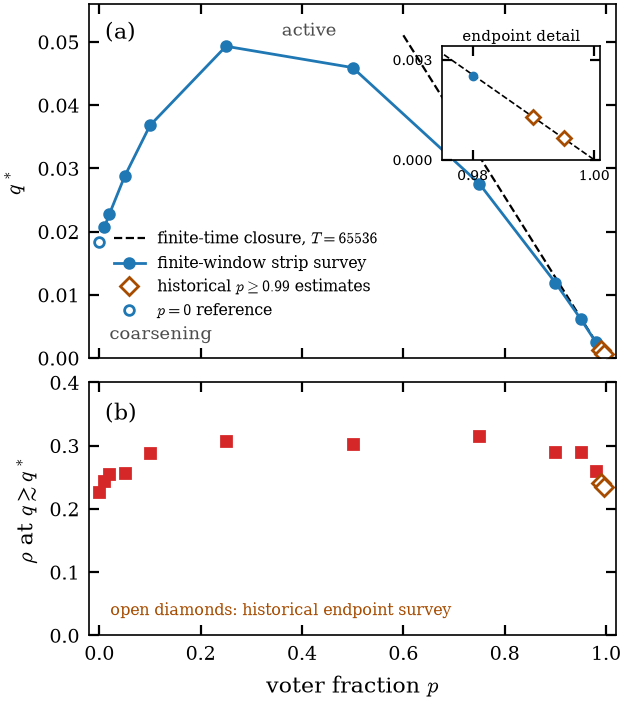

Here is the Python script that generated this plot:
"""Fig. phase: (a) transition line q*(p) at alpha = 1/2 from strip fronts, with the voter-point theory
q* = c alpha (1 - p); (b) interface density of the active phase just above q*."""
import glob
import os
os.environ.setdefault('MPLCONFIGDIR', '/tmp/dn-v3-matplotlib')

import matplotlib.pyplot as plt
import numpy as np

from pathlib import Path
from common import COL, RUNS, ROOT, FIGDATA, QSTAR05, REFERENCE_PATH, label, save
from campaign.v2.analysis.io import read_timeseries, write_csv, write_json
from campaign.v3.analysis.film_endpoint import provenance
from campaign.v2.analysis.stats import window_mean, mean_summary
from campaign.v2.analysis.bulk import extend_absorbed
import fronts_util as fu

d = fu.load(["E1_front", "E4_voter", "E9_alpha", "E12_phase"])
pts = []
for p in sorted({k[0] for k in d if k[0] >= 0}):
    q, v, se, n = fu.curve(d, p, 0.5)
    if len(q) < 3:
        continue
    qs, sl = fu.crossing(q, v)
    if np.isfinite(qs):
        pts.append((p, qs, qs * sl))
pts = [pt for pt in pts if pt[0] != 0.99]
# p >= 0.99: strips run to 4 t_x (1.2e6 and 1.6e6 steps), velocities for t >= t_x, 4 seeds (campaign/strip_p099,
# 2026-10-31); from 1e5-step runs the crossings were 0.00128 and 0.00062
pts.append((0.99, 0.001282, 0.045))
pts.append((0.995, 0.00064, 0.03))
pts = [(p, QSTAR05 if p == .5 else q, slope) for p, q, slope in pts]
pts = np.array(sorted(pts))
for p, qs, red in pts:
    print(f"p={p:<6g} q*={qs:.6f}  q* dv/dq={red:.3f}  c={qs / (0.5 * (1 - p)) if p < 1 else np.nan:.3f}")


def plateau(path, tmin):
    meta, rows = read_timeseries(path)
    if not meta['done']:
        raise ValueError(f'Incomplete broad-survey ensemble: {path}')
    end = max(meta['T'], meta.get('t_end', meta['T']))
    if meta['absorbed']:
        rows = extend_absorbed(rows, end)
    value = window_mean(rows[:,0], rows[:,2], tmin, end)
    if not np.isfinite(value):
        raise ValueError(f'Incomplete averaging window: {path}')
    return dict(path=str(Path(path).resolve()), p=meta['p'], q=meta['q'],
                L=meta['Lx'], seed=meta['seed'], start=tmin, end=end,
                absorbed=meta['absorbed'], rho_mean=value,
                last_over_first=float(rows[-1,2]/np.interp(tmin,rows[:,0],rows[:,2])))


# rho just above q*: (p, experiment, name glob, tmin); the lowest q/q* whose runs stay stationary
STRIPS = os.path.join(os.path.dirname(os.path.dirname(RUNS)), "campaign", "strip_p099", "bulk")
PLATEAU = [(0.0, "E2_bulk", "a0.5_j2_q0.0185_L*_s*.txt", 1e4),
           (0.01, "E12_phase_bulk", "p0.01_a0.5_j2_q0.021_L2048_s*.txt", 2e4),
           (0.02, "E12_phase_bulk", "p0.02_a0.5_j2_q0.02332_L2048_s*.txt", 2e4),
           (0.05, "E12_phase_bulk", "p0.05_a0.5_j2_q0.029_L2048_s*.txt", 2e4),
           (0.1, "E12_phase_bulk", "p0.1_a0.5_j2_q0.037904_L2048_s*.txt", 2e4),
           (0.25, "E12_phase_bulk", "p0.25_a0.5_j2_q0.05047_L2048_s*.txt", 2e4),
           (0.5, "E13_bulk05", "p0.5_a0.5_j2_q0.046359_L2048_s*.txt", 2e4),
           (0.75, "E4_voter_bulk", "p0.75_a0.5_j2_q0.0286_L*_s*.txt", 2e4),
           (0.9, "E4_voter_bulk", "p0.9_a0.5_j2_q0.0122_L*_s*.txt", 2e4),
           (0.95, "E4_voter_bulk", "p0.95_a0.5_j2_q0.0065_L*_s*.txt", 2e4),
           (0.98, "E6_long", "p0.98_a0.5_j2_q0.0025704_L2048_s*.txt", 2e5),
           (0.99, None, [("E6_long", "p0.99_a0.5_j2_q0.0012827_L2048_s*.txt"),
                   (STRIPS, "p0.99_a0.5_j2_q0.00128_L2048_s*.txt")], 2e5),
           (0.995, None, [("E6_long_p995", "p0.995_a0.5_j2_q0.0006417_L2048_s*.txt"),
                    (STRIPS, "p0.995_a0.5_j2_q0.00064_L2048_s*.txt")], 2e5)]
# STRIPS: the bulk runs of campaign/strip_p099 (L 2048, seeds 3-4, to 1.2e6 / 1.5e6 steps), at the Table I thresholds
rp = []
run_records = []
summary_records = []
for p, exp, pat, tmin in PLATEAU:
    pairs = pat if isinstance(pat, list) else [(exp, pat)]
    files = sorted(f for e, pa in pairs for f in glob.glob(os.path.join(RUNS, e, "out", pa)))
    # The broad-survey table declares L>=2048; size selection is fixed and
    # independent of activity or whether a trajectory reaches consensus.
    files = [f for f in files if read_timeseries(f)[0]['Lx'] >= 2048]
    if not files:
        print("missing", exp, pat)
        continue
    vals = [plateau(f, tmin) for f in files]
    stats = mean_summary([v['rho_mean'] for v in vals], boot=0)
    rp.append((p, stats['mean'], stats['sem'], len(vals)))
    run_records.extend(vals)
    summary_records.append(dict(p=p, historical_endpoint=p>=.99, **stats, q_values=';'.join(str(q) for q in sorted({v['q'] for v in vals})),
                                L_values=';'.join(str(L) for L in sorted({v['L'] for v in vals}))))
    print(f"p={p}: rho_+ = {rp[-1][1]:.4f} from {len(vals)} runs ({exp}); drift last/first {np.mean([v['last_over_first'] for v in vals]):.3f}")
rp = np.array(rp)
result_dir = Path(ROOT)/'campaign/v3/results/phase'
result_dir.mkdir(parents=True, exist_ok=True)
write_csv(result_dir/'runs.csv', run_records)
write_csv(result_dir/'summary.csv', summary_records)
write_csv(result_dir/'front_thresholds.csv', [dict(p=float(p), qstar=float(q),
    historical_endpoint=bool(p>=.99), additional_absorbing_states=bool(p==0)) for p,q,_ in pts])
write_json(result_dir/'analysis.json', dict(
    averaging='Trapezoidal per-run time means, equal independent-run weights; no activity filter',
    uncertainty='One standard error over runs; broad-survey descriptive summaries, not limiting jumps',
    sizes='L>=2048 as declared in the broad parameter table',
    windows='Declared per-point starts to actual complete horizons; exact absorbing state extended to planned T',
    display='Open orange diamonds mark historical p>=0.99 estimates in both panels; these points are excluded from the connected survey line. Endpoint inset repeats the same data.',
    figure_sources=provenance([Path(__file__),Path(__file__).with_name('fronts_util.py'),
                              Path(__file__).with_name('common.py')]),
    inputs=provenance([Path(v['path']) for v in run_records]),
    plotted_front_thresholds=[dict(p=float(p),qstar=float(q)) for p,q,_ in pts],
    front_inputs=provenance([Path(FIGDATA)/(name+'_fronts.csv') for name in
                            ('E1_front','E4_voter','E9_alpha','E12_phase')]+[Path(REFERENCE_PATH)]),
    legacy_near_voter=dict(points={'.99':.001282,'.995':.00064},
                           interpretation='Earlier nominal finite-window estimates; not recomputed by this figure',
                           inputs=provenance([Path(ROOT)/'campaign/strip_p099'/name for name in
                                             ('analyze.py','tables.md','fill_notes.py','make_runs.py')]))))

fig, (a, b) = plt.subplots(2, 1, figsize=(COL, 4.1), sharex=True, gridspec_kw=dict(hspace=0.08, height_ratios=[1.4, 1]))
pp = np.linspace(0.6, 1, 50)
a.plot(pp, 0.255255 * 0.5 * (1 - pp), "k--", lw=0.8,
       label=r"finite-time closure, $T=65536$")
survey = (pts[:, 0] > 0) & (pts[:, 0] < .99)
historical = pts[:, 0] >= .99
a.plot(pts[survey, 0], pts[survey, 1], "o-", color="C0", ms=3.5, label="finite-window strip survey")
a.plot(pts[historical, 0], pts[historical, 1], 'D', color='#a64b00', mfc='w',
       ms=4.5, label=r'historical $p\geq0.99$ estimates')
a.plot(pts[pts[:, 0] == 0, 0], pts[pts[:, 0] == 0, 1], "o", color="C0", mfc="w", ms=3.5, label=r"$p=0$ reference")
a.set(ylabel=r"$q^*$", ylim=(0, 0.056))
a.text(0.02, 0.003, "coarsening", fontsize=6.5, color="0.3")
a.text(0.36, 0.051, "active", fontsize=6.5, color="0.3")
a.legend(fontsize=5.6, loc="lower left", bbox_to_anchor=(0.02, 0.07))
inset = a.inset_axes([.67, .56, .30, .32])
inset.plot(pp, 0.255255*.5*(1-pp), 'k--', lw=.6)
inset.plot(pts[survey, 0], pts[survey, 1], 'o', color='C0', ms=2.5)
inset.plot(pts[historical, 0], pts[historical, 1], 'D', color='#a64b00', mfc='w', ms=3.5)
inset.set(xlim=(.975, 1.001), ylim=(0, .0034), xticks=[.98, 1], yticks=[0, .003])
inset.tick_params(labelsize=5)
inset.set_title('endpoint detail', fontsize=5.5, pad=2)
label(a, "(a)", x=0.03, y=0.95)
historical_bulk = rp[:, 0] >= .99
b.errorbar(rp[~historical_bulk, 0], rp[~historical_bulk, 1], rp[~historical_bulk, 2],
           fmt='s', color='C3', ms=3.5, capsize=1.2)
b.errorbar(rp[historical_bulk, 0], rp[historical_bulk, 1], rp[historical_bulk, 2],
           fmt='D', color='#a64b00', mfc='w', ms=4.5, capsize=1.2)
b.text(.04, .08, r'open diamonds: historical endpoint survey',
       transform=b.transAxes, fontsize=5.7, color='#a64b00')
b.set(xlabel=r"voter fraction $p$", ylabel=r"$\rho$ at $q\gtrsim q^*$", ylim=(0, 0.4), xlim=(-0.02, 1.02))
label(b, "(b)", x=0.03, y=0.92)
save(fig, "fig_phase")
